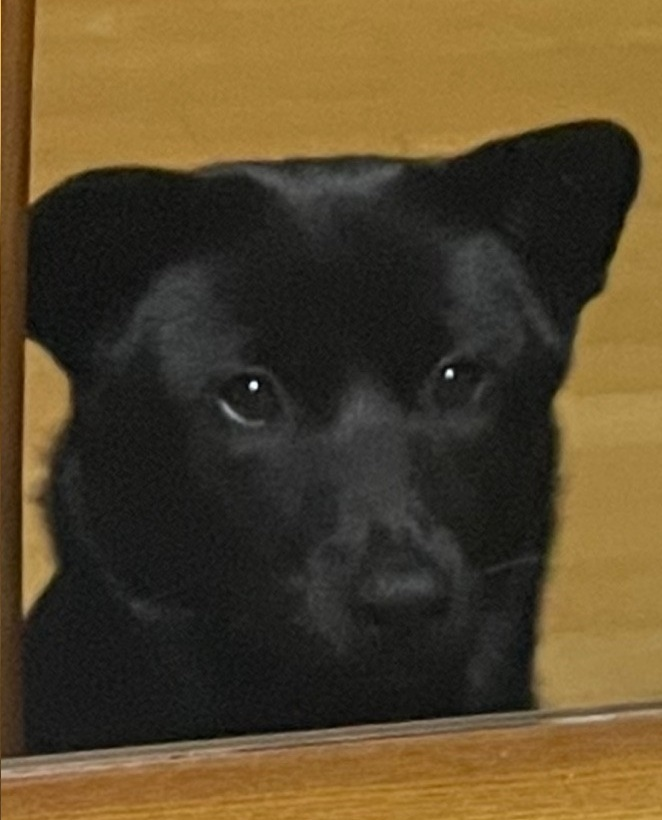
#> input picture like/dog4.jpg, 662 x 820 px, found by its file name
$ python 2_2_playMat4.py
#> lines starting #> are read from the running program, lines starting #| are printed output that depends on the picture
import matplotlib.pyplot as plt
import cv2

imgBGR1 = cv2.imread('C:\shj\OpenCV\opencv\ch01\like\dog4.jpg')
#> imgBGR1 is the input picture: shape (820, 662, 3); mean B, G, R 43.2, 70.5, 86.1
imgRGB1 = cv2.cvtColor(imgBGR1, cv2.COLOR_BGR2RGB)
imgGray1 = cv2.imread('C:\shj\OpenCV\opencv\ch01\like\dog4.jpg',cv2.IMREAD_GRAYSCALE)
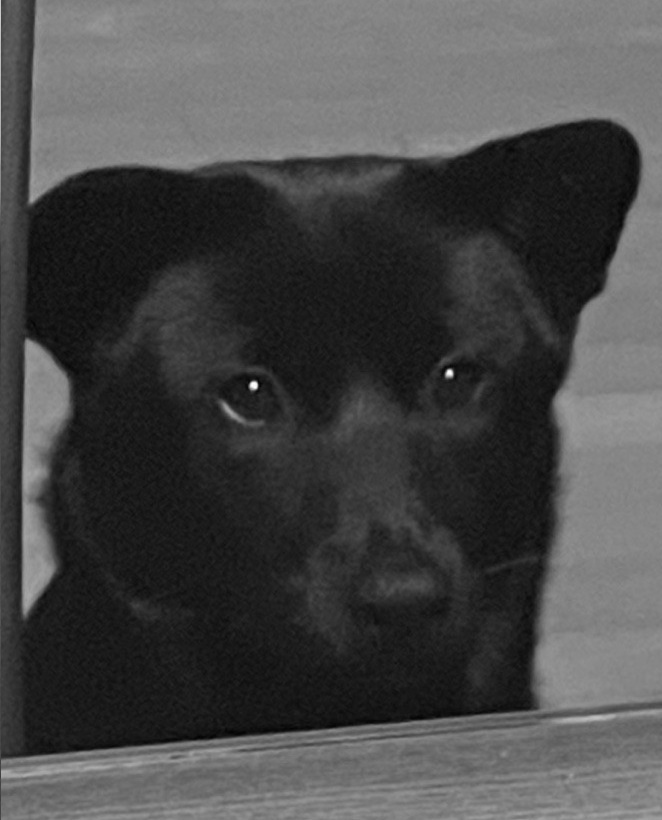
#> imgGray1: shape (820, 662); min 2, max 255, mean 72.1
imgBGR2 = cv2.imread('C:\shj\OpenCV\opencv\ch01\like\dog1.jpg')
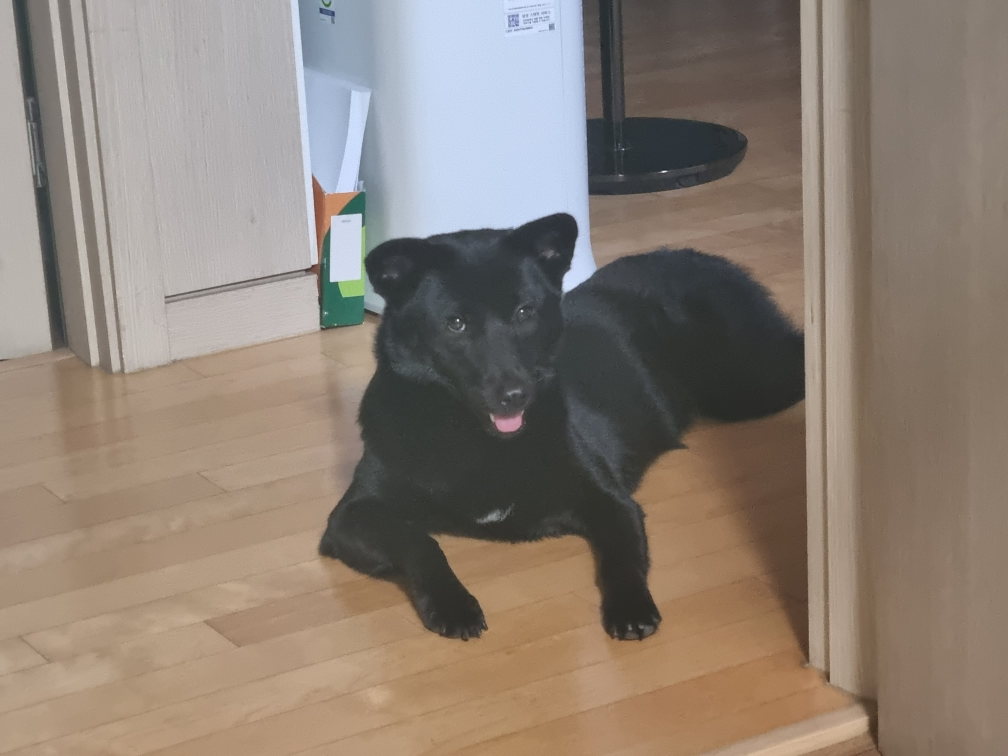
#> input picture like/dog1.jpg, 4032 x 3024 px, found by its file name (shown at 1/4 size)
#> imgBGR2 is the input picture: shape (3024, 4032, 3); mean B, G, R 116.9, 127.8, 140.1
imgRGB2 = cv2.cvtColor(imgBGR2, cv2.COLOR_BGR2RGB)
imgGray2 = cv2.imread('C:\shj\OpenCV\opencv\ch01\like\dog1.jpg',cv2.IMREAD_GRAYSCALE)
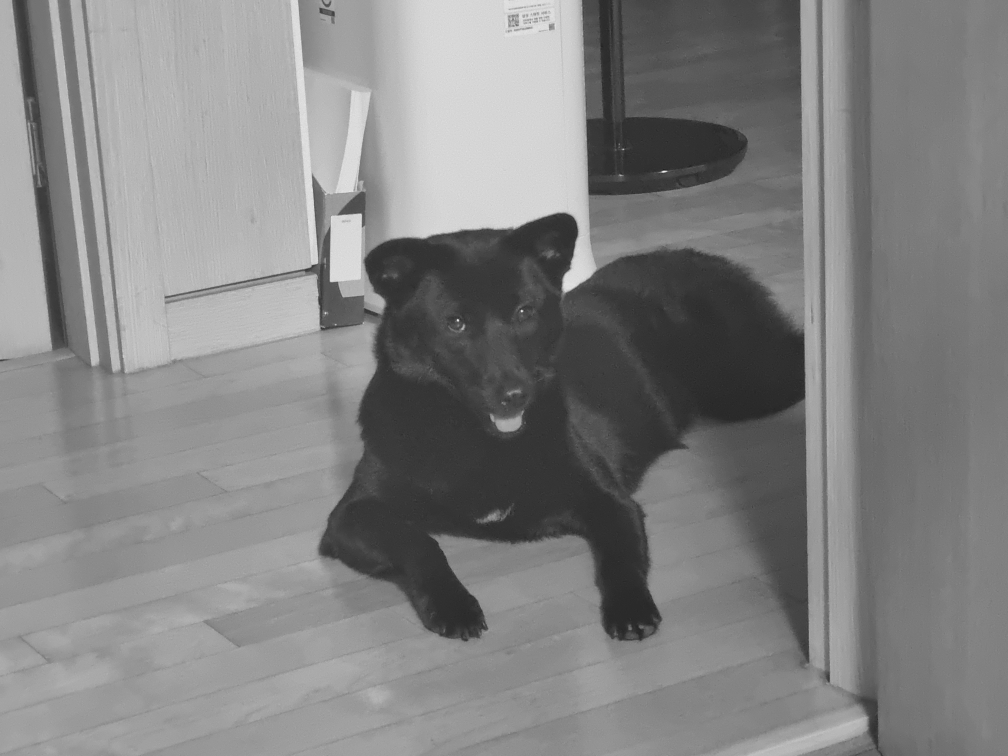
#> imgGray2: shape (3024, 4032) (shown at 1/4 size); min 20, max 255, mean 130.2

plt.subplot(221), plt.axis('off'), plt.imshow(imgRGB1)
plt.subplot(222), plt.axis('off'), plt.imshow(imgGray1, cmap='gray')
plt.subplot(223), plt.axis('off'), plt.imshow(imgRGB2)
plt.subplot(224), plt.axis('off'), plt.imshow(imgGray2, cmap='gray')
plt.show()
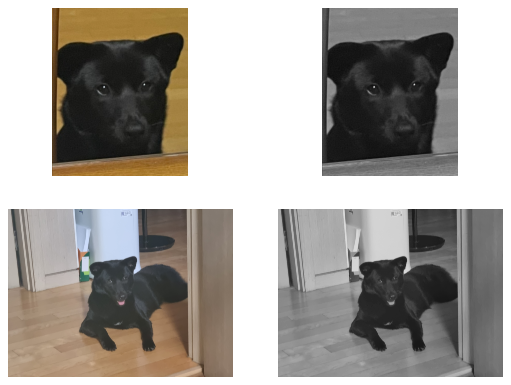
#> figure drawn by matplotlib, 4 panels
